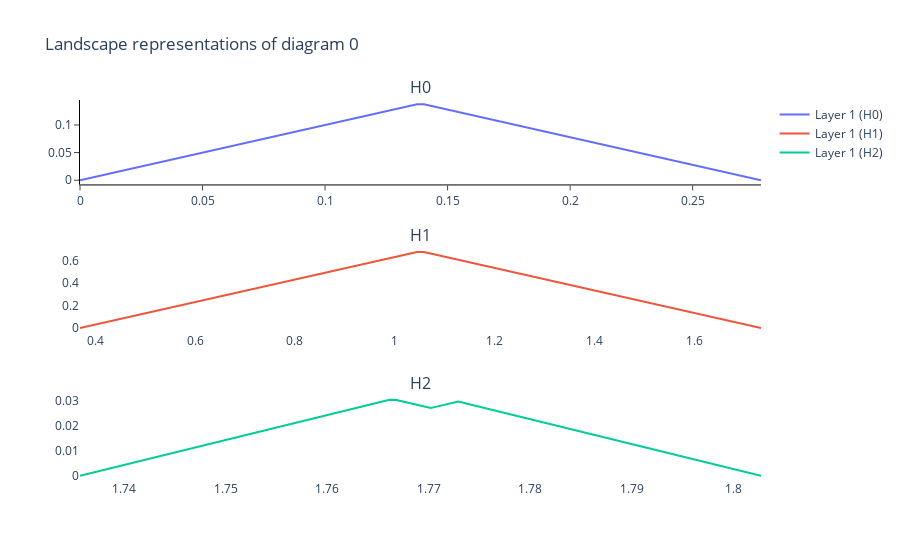

This figure's notebook cell:
### Code cell
persistence_landscape1 = PL.fit_transform(persistence_diagram1)

PL.plot(persistence_landscape1)
